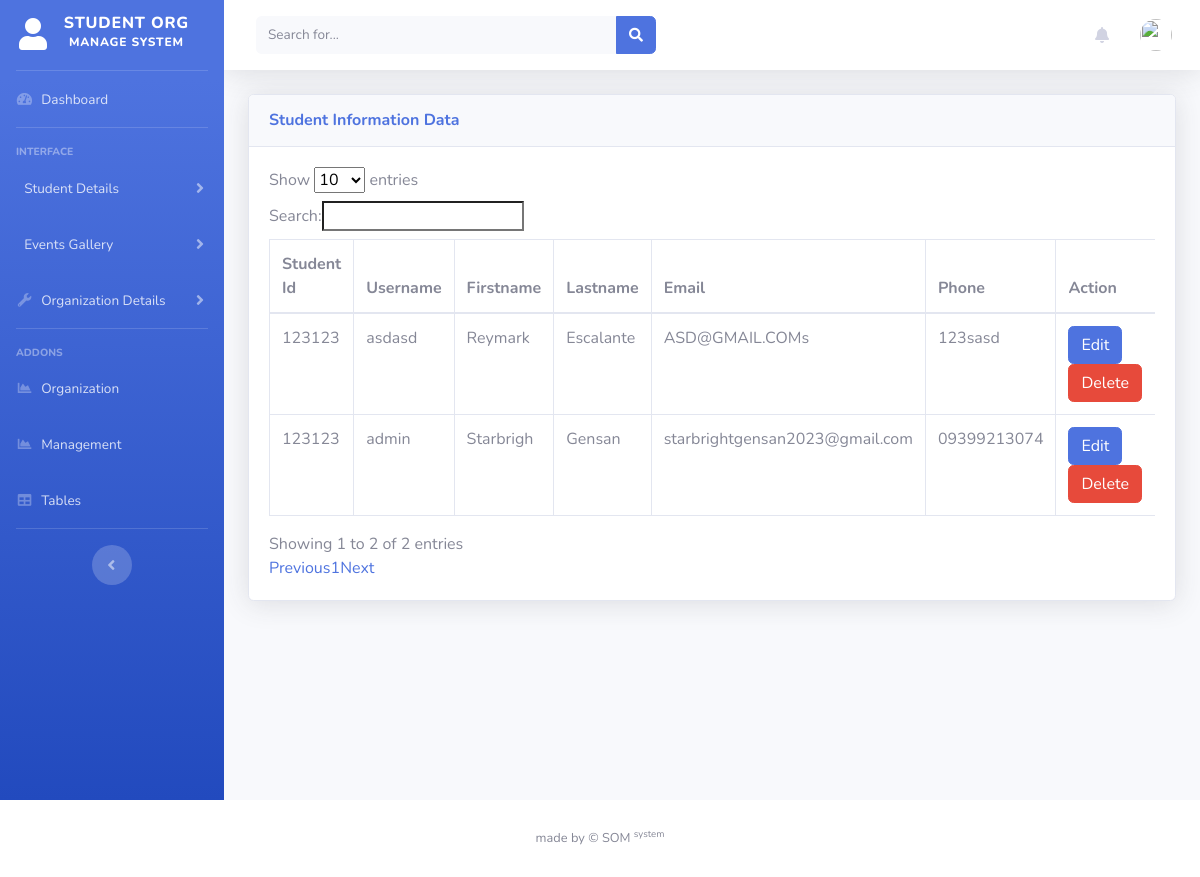
Page /admin/student_information_page_data.php on the committed database.
### tables this page shows
CREATE TABLE `students`  (
  `id` int NOT NULL AUTO_INCREMENT,
  `student_id` varchar(20) NOT NULL,
  `username` varchar(50) NOT NULL,
  `password` varchar(255) NOT NULL,
  `first_name` varchar(50) NOT NULL,
  `last_name` varchar(50) NOT NULL,
  `email` varchar(100) NOT NULL,
  `phone` varchar(20) NOT NULL,
  `address` text NOT NULL,
  `dob` date NOT NULL,
  `created_at` timestamp NOT NULL DEFAULT current_timestamp,
  PRIMARY KEY (`id`) USING BTREE
);

### admin/student_information_page_data.php (the view, shortened to what this page needs)
<?php
include("admin_header.php");
include("../include/connection.php");
$query = "SELECT * FROM students";
$result = mysqli_query($connection, $query);
?>
<body id="page-top">
    <div id="wrapper">
        <?php
        include("admin_sidebar.php");
        ?>
        <div id="content-wrapper" class="d-flex flex-column">
            <div id="content">
                <?php
                include("admin_topbar.php");
                ?>
              <div class="container-fluid">
<div class="card shadow mb-4">
    <div class="card-header py-3">
        <h6 class="m-0 font-weight-bold text-primary">Student Information Data</h6>
    </div>
    <div class="card-body">
        <div class="table-responsive">
            <table class="table table-bordered" id="studentTable" width="100%" cellspacing="0">
                <thead>
                    <tr>
                        <th>Student Id</th>
                        <th>Username</th>
                        <th>Firstname</th>
                        <th>Lastname</th>
                        <th>Email</th>
                        <th>Phone</th>
                        <th>Action</th>
                    </tr>
                </thead>
                <tbody>
                                 <?php
                                while ($row = mysqli_fetch_assoc($result)) {
                                    echo "<tr>";
                                    echo "<td>" . $row['student_id'] . "</td>";
                                    echo "<td>" . $row['username'] . "</td>";
                                    echo "<td>" . $row['first_name'] . "</td>";
                                    echo "<td>" . $row['last_name'] . "</td>";
                                    echo "<td>" . $row['email'] . "</td>";
                                    echo "<td>" . $row['phone'] . "</td>";
                                    echo "<td>";
                                    echo "<button type='button' class='btn btn-primary' data-toggle='modal' data-target='#editModal" . $row['id'] . "'>Edit</button>&nbsp;";
                                    echo "<button type='button' class='btn btn-danger' data-toggle='modal' data-target='#deleteModal" . $row['id'] . "'>Delete</button>";
                                    echo "</td>";
                                    echo "</tr>";
                                }
                                ?>
                </tbody>
            </table>
        </div>
    </div>
</div>
</div>
        </div>
        </div>
    </div>
    <?php
    include("admin_footer.php");
    ?>

### rows in the picture
students: student "123123", username "asdasd", first_name "Reymark", last_name "Escalante", email "ASD@GMAIL.COMs", phone "123sasd"
students: student "123123", username "admin", first_name "Starbrigh", last_name "Gensan", email "starbrightgensan2023@gmail.com", phone "09399213074"
